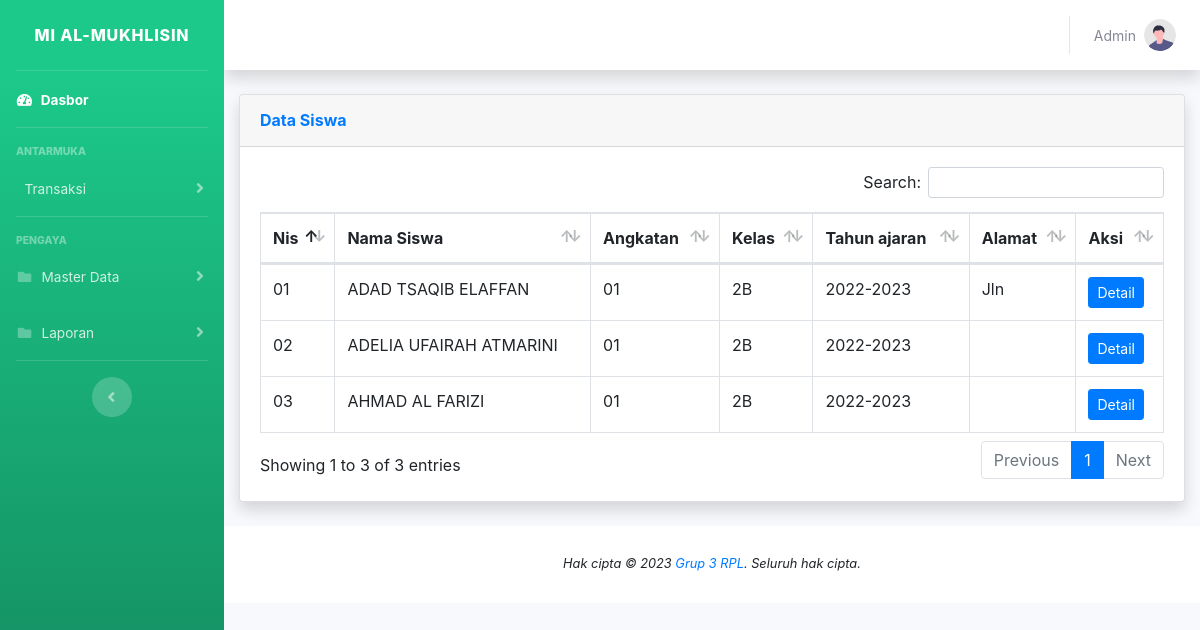
Page /datasiswa.php (signed in) on the committed database.
### tables this page shows
CREATE TABLE siswa (
    id_siswa int(11) NOT NULL AUTO_INCREMENT,
    nis varchar(50) NOT NULL,
    nama varchar(50) NOT NULL,
    tempat_lahir varchar(50) NOT NULL,
    tanggal_lahir date DEFAULT NULL,
    gender varchar(5) NOT NULL,
    agama varchar(12) NOT NULL,
    pendidikan_sebelum varchar(5) NOT NULL,
    nama_ayah varchar(50) NOT NULL,
    nama_ibu varchar(50) NOT NULL,
    nama_wali varchar(50) NOT NULL,
    pekerjaan_ayah varchar(50) NOT NULL,
    pekerjaan_ibu varchar(50) NOT NULL,
    pekerjaan_wali varchar(50) NOT NULL,
    id_angkatan int(11) NOT NULL,
    id_tahun int(11) NOT NULL,
    id_kelas int(11) NOT NULL,
    alamat text NOT NULL,
    PRIMARY KEY(id_siswa)
);

CREATE TABLE angkatan (
    id_angkatan int(11) NOT NULL AUTO_INCREMENT,
    nama_angkatan varchar(50) NOT NULL,
    biaya varchar(50) NOT NULL,
    PRIMARY KEY(id_angkatan)
);

CREATE TABLE kelas (
    id_kelas int(11) NOT NULL PRIMARY KEY AUTO_INCREMENT,
    nama_kelas varchar(50) NOT NULL
);

CREATE TABLE tahun (
    id_tahun int(11) NOT NULL AUTO_INCREMENT,
    tahun_ajaran varchar(50) NOT NULL,
    PRIMARY KEY(id_tahun)
);

### datasiswa.php (the view, shortened to what this page needs)
<?php
include 'header.php';
include 'koneksi.php';
?>
<div class="card shadow mb-4">
    <div class="card-header py-3">
        <h6 class="m-0 font-weight-bold text-primary">Data Siswa</h6>
    </div>
    <div class="card-body">
        <div class="table-responsive">
            <table class="table table-bordered" id="dataTable" width="100%" cellspacing="0">
                <thead>
                    <tr>
                        <th>Nis</th>
                        <th>Nama Siswa</th>
                        <th>Angkatan</th>
                        <th>Kelas</th>
                        <th>Tahun ajaran</th>
                        <th>Alamat</th>
                        <th>Aksi</th>
                    </tr>
                </thead>
                <tbody>
                    <?php
                    $query = "SELECT siswa.*,angkatan.*,tahun.*,kelas.* FROM siswa,angkatan,tahun,kelas WHERE siswa.id_angkatan = angkatan.id_angkatan AND siswa.id_tahun = tahun.id_tahun AND siswa.id_kelas = kelas.id_kelas ORDER BY id_siswa";
                    $exec = mysqli_query($conn, $query);
                    while ($res = mysqli_fetch_assoc($exec)) :
                    ?>
                        <tr>
                            <td><?= $res['nis'] ?></td>
                            <td><?= $res['nama'] ?></td>
                            <td><?= $res['nama_angkatan'] ?></td>
                            <td><?= $res['nama_kelas'] ?></td>
                            <td><?= $res['tahun_ajaran'] ?></td>
                            <td><?= $res['alamat'] ?></td>
                            <td>
                                <a href="" class="btn btn-sm btn-primary" data-toggle="modal" data-target="#detailModal<?php echo $res['id_siswa']; ?>" id="">Detail</a>
                            </td>
                        </tr>
                    <?php endwhile; ?>
                </tbody>
            </table>
        </div>
    </div>
</div>
<?php include 'footer.php'; ?>

### header.php (shortened to what this page needs)
<!DOCTYPE html>
<html lang="en">
<head>
    <link href="vendor/fontawesome-free/css/all.min.css" rel="stylesheet" type="text/css">
    <link rel="stylesheet" type="text/css" href="https://pro.fontawesome.com/releases/v5.10.0/css/all.css" />
    <link href="css/sb-admin-2.min.css" rel="stylesheet">
    <link href="vendor/datatables/dataTables.bootstrap4.min.css" rel="stylesheet">
    <link href="css/toast.min.css" rel="stylesheet">
    <link rel="stylesheet" href="https://cdn.jsdelivr.net/npm/bootstrap@4.6.2/dist/css/bootstrap.min.css">
    <link rel="stylesheet" href="https://cdnjs.cloudflare.com/ajax/libs/datatables.net-responsive-bs4/2.4.0/responsive.bootstrap4.min.css" />
    <link rel="stylesheet" href="https://cdn.datatables.net/responsive/2.4.0/css/responsive.dataTables.min.css">
    <link rel="stylesheet" href="https://cdn.datatables.net/buttons/2.3.4/css/buttons.bootstrap4.min.css">
    <link rel="stylesheet" href="https://cdnjs.cloudflare.com/ajax/libs/overlayscrollbars/1.13.3/css/OverlayScrollbars.min.css" />
</head>
<body id="page-top">
    <div id="wrapper">
        <ul class="navbar-nav bg-gradient-success sidebar sidebar-dark accordion" id="accordionSidebar">
            <a class="sidebar-brand d-flex align-items-center justify-content-center" href="/">
                <div class="sidebar-brand-text mx-3">MI Al-Mukhlisin</div>
            </a>
            <hr class="sidebar-divider my-0">
            <li class="nav-item active">
                <a class="nav-link" href="index.php">
                    <i class="fas fa-fw fa-tachometer-alt"></i>
                    <span>Dasbor</span></a>
            </li>
            <hr class="sidebar-divider">
            <div class="sidebar-heading">
                Antarmuka
            </div>
            <li class="nav-item">
                <a class="nav-link collapsed" href="#" data-toggle="collapse" data-target="#collapseTwo" aria-expanded="true" aria-controls="collapseTwo">
                    <span>Transaksi</span>
                </a>
            </li>
            <hr class="sidebar-divider">
            <div class="sidebar-heading">
                Pengaya
            </div>
            <li class="nav-item">
                <a class="nav-link collapsed" href="#" data-toggle="collapse" data-target="#collapsePages" aria-expanded="true" aria-controls="collapsePages">
                    <i class="fas fa-fw fa-folder"></i>
                    <span>Master Data</span>
                </a>
            </li>
            <li class="nav-item">
                <a class="nav-link collapsed" href="#" data-toggle="collapse" data-target="#collapsePages1" aria-expanded="true" aria-controls="collapsePages">
                    <i class="fas fa-fw fa-folder"></i>
                    <span>Laporan</span>
                </a>
            </li>
            <hr class="sidebar-divider d-none d-md-block">
            <div class="text-center d-none d-md-inline">
                <button class="rounded-circle border-0" id="sidebarToggle"></button>
            </div>
        </ul>
        <div id="content-wrapper" class="d-flex flex-column">
            <div id="content">
                <nav class="navbar navbar-expand navbar-light bg-white topbar mb-4 static-top shadow">
                    <ul class="navbar-nav ml-auto">
                        <li class="nav-item dropdown no-arrow">
                            <a class="nav-link dropdown-toggle" href="#" id="userDropdown" role="button" data-toggle="dropdown" aria-haspopup="true" aria-expanded="false">
                                <span class="mr-2 d-none d-lg-inline text-gray-600 small"><?= $_SESSION['nama_admin'] ?></span>
                                <img class="img-profile rounded-circle" src="img/undraw_profile.svg">
                            </a>
                        </li>
                    </ul>
                </nav>
                <div class="container-fluid">

### footer.php (shortened to what this page needs)
</div>
<footer class="sticky-footer bg-white">
    <div class="container my-auto">
        <div id="copyright" class="copyright text-center my-auto">
        </div>
    </div>
</footer>
</div>
</div>
</body>
</html>

### rows in the picture
siswa: nis "01", nama "ADAD TSAQIB ELAFFAN", id_angkatan.nama_angkatan "01", id_kelas.nama_kelas "2B", id_tahun.tahun_ajaran "2022-2023", alamat "Jln"
siswa: nis "02", nama "ADELIA UFAIRAH ATMARINI", id_angkatan.nama_angkatan "01", id_kelas.nama_kelas "2B", id_tahun.tahun_ajaran "2022-2023"
siswa: nis "03", nama "AHMAD AL FARIZI", id_angkatan.nama_angkatan "01", id_kelas.nama_kelas "2B", id_tahun.tahun_ajaran "2022-2023"

### other values in the picture
$_SESSION['nama_admin'] "Admin"
